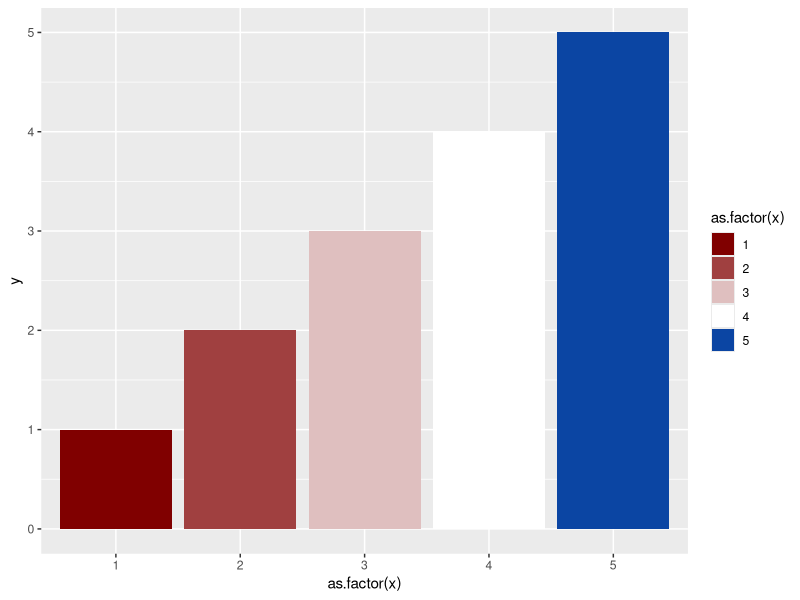
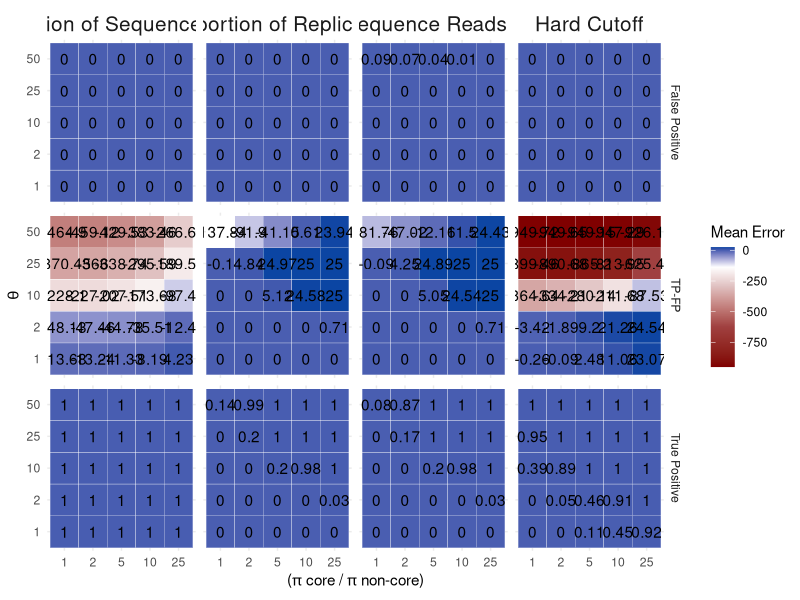
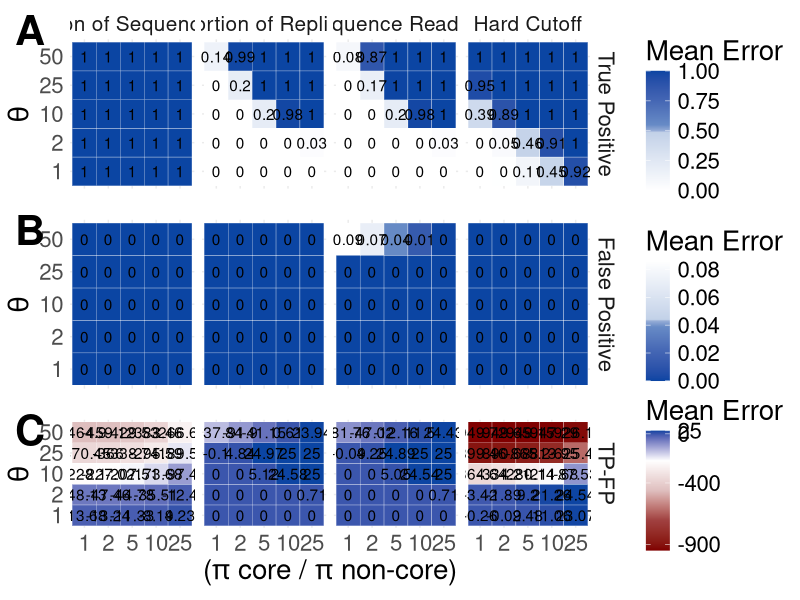

Write R code to recreate these figures, in order.
## ---- chunk 1
library(MCMCpack)
library(tidyverse)
library(ggplot2)
library(RColorBrewer)
library(gridExtra)
## ---- chunk 2
# set the structure of our simlulated taxa table (not proritions of taxa, just rows by columns and expected core)
ntaxa<-1000
ncore<-25
nsites<-50
nreads<-2e06
nsims<-250
## ---- chunk 3
corenoncoreratio<-c(1,2,5,10,25)
p.core<-corenoncoreratio/(ntaxa - ncore + corenoncoreratio*ncore)
p.noncore<-( 1-(p.core*ncore) )/ (ntaxa - ncore)

theta<-c(1, 2, 10, 25, 50) #intensity parameter
## ---- chunk 4
## do a set of simulations across input parameter values and number of replicates ------
## set up the storage of input and output for the 25 simulation conditions
## quantify TP (true positives) and FP (false positives)
sim.df<-data.frame(expand.grid(corenoncoreratio=corenoncoreratio, theta=theta), 
           p.core=rep(p.core, length(theta)), 
           p.noncore=rep(p.noncore, length(theta)),

          HardCut_TP= numeric(length(p.core) * length(theta)),
          PropRead_TP = numeric(length(p.core) * length(theta)),
          PropReps_TP = numeric(length(p.core) * length(theta)),
          PropReadReps_TP = numeric(length(p.core) * length(theta)),
          HardCut_FP= numeric(length(p.core) * length(theta)),
          PropRead_FP = numeric(length(p.core) * length(theta)),
          PropReps_FP = numeric(length(p.core) * length(theta)),
          PropReadReps_FP = numeric(length(p.core) * length(theta)),
          HardCut_FP_num= numeric(length(p.core) * length(theta)),
          PropRead_FP_num = numeric(length(p.core) * length(theta)),
          PropReps_FP_num = numeric(length(p.core) * length(theta)),
          PropReadReps_FP_num = numeric(length(p.core) * length(theta)),
          HardCut_TP_num= numeric(length(p.core) * length(theta)),
          PropRead_TP_num = numeric(length(p.core) * length(theta)),
          PropReps_TP_num = numeric(length(p.core) * length(theta)),
          PropReadReps_TP_num = numeric(length(p.core) * length(theta))
           )
           #error2.5 = numeric(length(p.core) * length(theta)),
           #error97.5 = numeric(length(p.core) * length(theta)))

#sim.df
## ---- chunk 5
for(trt in 1:(nrow(sim.df))){
    
    # create empty vectors to store output for each method for every simulation
    tmp.err.HardCutTP <-  numeric(nsims)
    tmp.err.PropReadTP <- numeric(nsims)
    tmp.err.PropRepsTP <- numeric(nsims)
    tmp.err.PropReadRepsTP <- numeric(nsims)
    tmp.err.HardCutFP <-  numeric(nsims)
    tmp.err.PropReadFP <- numeric(nsims)
    tmp.err.PropRepsFP <- numeric(nsims)
    tmp.err.PropReadRepsFP <- numeric(nsims)
    #tmp.err.HardCutTP_num <-  numeric(nsims)
    #tmp.err.PropReadTP_num <- numeric(nsims)
    #tmp.err.PropRepsTP_num <- numeric(nsims)
    #tmp.err.PropReadRepsTP_num <- numeric(nsims)
    #tmp.err.HardCutFP_num <-  numeric(nsims)
    #tmp.err.PropReadFP_num <- numeric(nsims)
    #tmp.err.PropRepsFP_num <- numeric(nsims)
    #tmp.err.PropReadRepsFP_num <- numeric(nsims)
  for(i in 1:nsims){
    # create a single OTU table for all four methods to be compared against
    replicateSim <- round(rdirichlet(nsites, c(rep(sim.df$p.core[trt] * sim.df$theta[trt], ncore), 
                                               rep(sim.df$p.noncore[trt] * sim.df$theta[trt], ntaxa-ncore))) * nreads)
    
    # find true and false positives
    # true positives are those that meet in the criterion in the first 1:ncore taxa.  The remaining taxa are not part of the core, so any taxa meeting the criterion in that set are false positives
    
    # hard cut off method
    # tmp.err.HardCut[i] <-  sum(colSums((replicateSim >= 25)) >= 5) - ncore
    tmp.err.HardCutTP[i] <-  sum((colSums((replicateSim >= 25)) >= 5)[1:ncore])
    tmp.err.HardCutFP[i] <-  sum((colSums((replicateSim >= 25)) >= 5)[(ncore+1):ntaxa])

    # Prop reads
    #tmp.err.PropRead[i] <- sum(cumsum(sort(colSums(replicateSim)/sum(rowSums(replicateSim))))>=0.25)  - ncore
    tmp.err.PropReadTP[i] <- sum((cumsum(sort(colSums(replicateSim)/sum(rowSums(replicateSim)), decreasing = T))<= 0.75)[1:ncore])
    tmp.err.PropReadFP[i] <- sum((cumsum(sort(colSums(replicateSim)/sum(rowSums(replicateSim)), decreasing = T))<= 0.75)[(ncore+1):ntaxa])  
   
     # Prop Reps
    #tmp.err.PropReps[i] <- sum(colSums(replicateSim)>10*nrow(replicateSim))  - ncore
    #Sites in rows, otus in Columns
    tmp.err.PropRepsTP[i] <- sum((colSums(replicateSim>0) >= (0.5 * nsites))[1:ncore])  
    tmp.err.PropRepsFP[i] <- sum((colSums(replicateSim>0) >= (0.5 * nsites))[(ncore+1):ntaxa])   
    
    # Proportion of reps and reads
    #tmp.err.PropReadReps[i] <- sum((colSums(replicateSim>0) >= (0.5 * nsites)) & (colSums(replicateSim) >= sum(replicateSim) * 1/1000) )  - ncore
    tmp.err.PropReadRepsTP[i] <- sum(((colSums(replicateSim>0) >= (0.5 * nsites)) & (colSums(replicateSim) >= sum(replicateSim) * 1/1000) )[1:ncore]) 
    tmp.err.PropReadRepsFP[i] <- sum(((colSums(replicateSim>0) >= (0.5 * nsites)) & (colSums(replicateSim) >= sum(replicateSim) * 1/1000) )[(ncore+1):ntaxa]) 
  }
  
  # fill the dataframe from the chunk above with these values for later plotting
  sim.df$HardCut_TP[trt] <- mean(tmp.err.HardCutTP) / ncore
  sim.df$PropRead_TP[trt] <- mean(tmp.err.PropReadTP) / ncore
  sim.df$PropReps_TP[trt] <- mean(tmp.err.PropRepsTP) / ncore
  sim.df$PropReadReps_TP[trt] <- mean(tmp.err.PropReadRepsTP) / ncore
  
  sim.df$meanerrorHardCut_FP[trt] <- mean(tmp.err.HardCutFP) / (ntaxa - ncore)
  sim.df$meanerrorPropRead_FP[trt] <- mean(tmp.err.PropReadFP) / (ntaxa - ncore)
  sim.df$meanerrorPropReps_FP[trt] <- mean(tmp.err.PropRepsFP) / (ntaxa - ncore)
  sim.df$PropReadReps_FP[trt] <- mean(tmp.err.PropReadRepsFP) / (ntaxa - ncore)
  
  sim.df$HardCut_TP_num[trt] <- mean(tmp.err.HardCutTP) 
sim.df$PropRead_TP_num[trt] <- mean(tmp.err.PropReadTP) 
  sim.df$PropReps_TP_num[trt] <- mean(tmp.err.PropRepsTP) 
  sim.df$PropReadReps_TP_num[trt] <- mean(tmp.err.PropReadRepsTP) 
  
  sim.df$meanerrorHardCut_FP_num[trt] <- mean(tmp.err.HardCutFP) 
  sim.df$meanerrorPropRead_FP_num[trt] <- mean(tmp.err.PropReadFP) 
  sim.df$meanerrorPropReps_FP_num[trt] <- mean(tmp.err.PropRepsFP) 
  sim.df$PropReadReps_FP_num[trt] <- mean(tmp.err.PropReadRepsFP)
}
## ---- chunk 6
myPalette <- c("#800000", "#A04040", "#DFBFBF", "#ffffff", "#0b45a3")
myPalette2 <- c("#ffffff", "#C2D1E8", "#678BC6", "#0b45a3")
myPalette3 <- c("#ffffff", "#C2D1E8")

df <- data.frame(x = c(1,2,3,4,5), y = c(1,2,3,4,5))

ggplot(df, aes(x = as.factor(x), y = y)) +
  geom_bar(stat = "identity", aes(fill = as.factor(x))) +
  scale_fill_manual(values = myPalette)
## ---- chunk 7
library(tidyverse)

sim.df$HardCut_ratio <- sim.df$HardCut_TP_num - sim.df$meanerrorHardCut_FP_num
sim.df$PropRead_ratio <- sim.df$PropRead_TP_num - sim.df$meanerrorPropRead_FP_num
sim.df$PropReps_ratio <- sim.df$PropReps_TP_num - sim.df$meanerrorPropReps_FP_num
sim.df$PropReadReps_ratio <- sim.df$PropReadReps_TP_num - sim.df$PropReadReps_FP_num

#(sim.df$HardCut_TP_num - sim.df$meanerrorHardCutFP_num)
#(sim.df$PropRead_TP_num - sim.df$meanerrorPropReadFP_num)
#(sim.df$PropReps_TP_num - sim.df$meanerrorPropRepsFP_num)
#(sim.df$PropReadsReps_TP_num - sim.df$PropReadReps_FP_num)

#sim.df$meanerrorHardCutFP <- sim.df$meanerrorHardCutFP
#sim.df$meanerrorPropReadFP <- sim.df$meanerrorPropReadFP
#sim.df$meanerrorPropRepsFP <-  sim.df$meanerrorPropRepsFP
#sim.df$PropReadReps_FP <-  sim.df$PropReadReps_FP


#sim.df$HardCut_TP <- sim.df$HardCut_TP 
#sim.df$PropRead_TP <- sim.df$PropRead_TP 
#sim.df$PropReps_TP <- sim.df$PropReps_TP 
#sim.df$PropReadsReps_TP <- sim.df$PropReadsReps_TP
## ---- chunk 8
sim.df_all <- sim.df %>%
# new column a name, new column b name, what do we want the values of
  gather(method, mean, c(5:8, 9:12, 27:30)) %>%
  separate(method, into = c('method', 'error'), sep = "_")
  #gather(method, mean, c(5:16,21:24)) %>%
  #gather(method, mean2, 21:24) %>%
  # clean up the first column names to not have their underscore suffixes
  #separate(method, into = c('method', 'error'), sep = -2, convert = TRUE) 

unique(sim.df_all$method)

sim.df_all$method <- as.factor(sim.df_all$method)
sim.df_all$error <- as.factor(sim.df_all$error)


sim.df_all <- sim.df_all %>%
  # I'm refactoring the levels to have pretty names but
  # if you run 
  # unique(sim.df_all$method)
  # there's 8 levels?? Shouldn't we only have 4??) ##yes, I relabeled the extra columns.
    mutate(method = factor(method, levels = c("HardCut"  ,    "PropRead"   ,  "PropReps"   ,  "PropReadReps"
    ), labels = c("Hard Cutoff", "Proportion of Sequence Reads", "Proportion of Replicates", "Proportion of Sequence Reads and Replicates")))


unique(sim.df_all$error)
# I had the code so that we can split on the underscore, then create this error column for if the values are
# FP, TF, of TP but I don't think this works given the new names in the column?
sim.df_all <- sim.df_all %>%
    mutate(error = factor(error, levels = c("FP", "ratio", "TP"), labels = c("False Positive", "TP-FP", "True Positive")))

# By factoring the methods (ordered factor) we can plot them in the order we want rather than alphabetically
sim.df_all$method <- factor(sim.df_all$method, 
                            levels = c("Proportion of Sequence Reads", 
                                       "Proportion of Replicates", 
                                       "Proportion of Sequence Reads and Replicates", 
                                       "Hard Cutoff"))

ggplot(sim.df_all, aes(x = as.factor(corenoncoreratio), y = as.factor(theta))) +
  geom_tile(aes(fill = mean), colour = "white") +
  facet_grid(error~method) +
  theme(legend.text=element_text(size=2)) +
  theme_minimal() +
  scale_fill_gradientn(colours = myPalette, values = scales::rescale(c(-0.5, 0, .5, .75, 1))) +
  geom_text(aes(label = round(sim.df_all$mean, digits = 2))) +
   labs(x = expression(paste("(", pi, " core / ", pi, " non-core)")),
       y = expression(paste(theta)),
       fill = "Mean Error") +
  theme(strip.text.x = element_text(size = 15))
## ---- chunk 9
tp <- sim.df_all %>%
  filter(sim.df_all$error == "True Positive")

tp_plot <- ggplot(tp, aes(x = as.factor(corenoncoreratio), y = as.factor(theta))) +
  geom_tile(aes(fill = mean), colour = "white") +
  facet_grid(error~method) +
  theme(legend.text=element_text(size=2)) +
  theme_minimal() +
  scale_fill_gradientn(colours = myPalette2, values = scales::rescale(c(-1000, -500, -25,0, 100, 500, 1000))) +
  geom_text(aes(label = round(tp$mean, digits = 2))) +
   labs(x = expression(paste("(", pi, " core / ", pi, " non-core)")),
       y = expression(paste(theta)),
       fill = "Mean Error") +
  theme(strip.text.x = element_text(size = 15)) +
    theme(axis.title.x=element_blank(),
        axis.text.x=element_blank(),
        axis.ticks.x=element_blank()) +
    theme(text = element_text(size = 20))
## ---- chunk 10
fp <- sim.df_all %>%
  filter(sim.df_all$error == "False Positive")

fp_plot <- ggplot(fp, aes(x = as.factor(corenoncoreratio), y = as.factor(theta))) +
  geom_tile(aes(fill = mean), colour = "white") +
  facet_grid(error~method) +
  theme(legend.text=element_text(size=2)) +
  theme_minimal() +
    scale_fill_gradientn(colours = myPalette2, values = scales::rescale(c(1000, 500, 25,0, -100, -500, -1000))) +
  geom_text(aes(label = round(fp$mean, digits = 2))) +
   labs(x = expression(paste("(", pi, " core / ", pi, " non-core)")),
       y = expression(paste(theta)),
       fill = "Mean Error") +
  theme(strip.text.x = element_text(size = 0)) +
    theme(axis.title.x=element_blank(),
        axis.text.x=element_blank(),
        axis.ticks.x=element_blank()) +
    theme(text = element_text(size = 20))
## ---- chunk 11
tf <- sim.df_all %>%
  filter(sim.df_all$error == "TP-FP")

breaks <- c(-900, -400, 0, 25)

tf_plot <- ggplot(tf, aes(x = as.factor(corenoncoreratio), y = as.factor(theta))) +
  geom_tile(aes(fill = mean), colour = "white") +
  facet_grid(error~method) +
  theme(legend.text=element_text(size=2)) +
  theme_minimal() +
  scale_fill_gradientn(colours = myPalette, breaks = breaks) +
  geom_text(aes(label = round(tf$mean, digits = 2))) +
   labs(x = expression(paste("(", pi, " core / ", pi, " non-core)")),
       y = expression(paste(theta)),
       fill = "Mean Error") +
  theme(strip.text.x = element_text(size = 0)) +
  theme(text = element_text(size = 20))
## ---- chunk 12
g <- cowplot::plot_grid(tp_plot, fp_plot, tf_plot, labels=c("A", "B", "C"), 
                        ncol = 1, nrow = 3, label_size = 30)
ggsave(file="/Users/mayagans/Desktop/Fig2.pdf", g, width = 25, height = 15) #saves g
